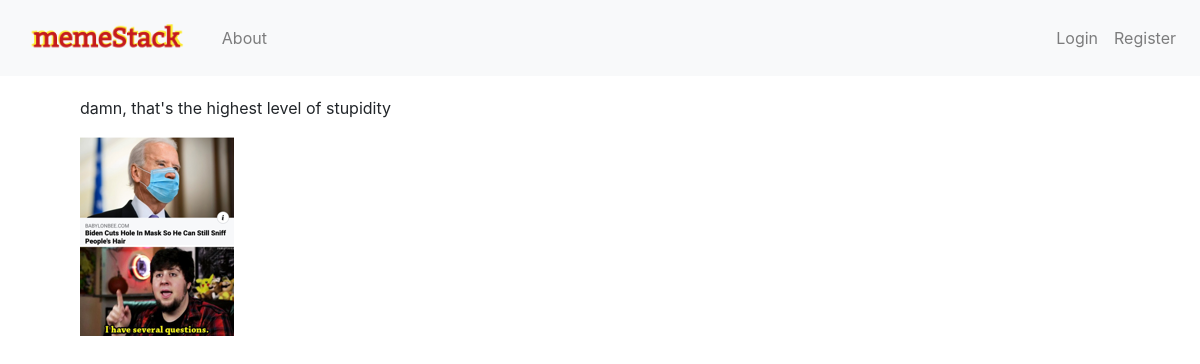
The page /16 on the database its author committed.
### mainproject/models.py (models this page shows, shortened)
class Meme(db.Model):
    users = db.relationship(User)
    id = db.Column(db.Integer,primary_key= True)
    user_id = db.Column(db.Integer, db.ForeignKey('users.id'),nullable = False)
    date = db.Column(db.DateTime,nullable=False, default = datetime.utcnow)
    meme_caption = db.Column(db.Text,nullable = False)
    meme_image = db.Column(db.String(128),nullable=False)

### mainproject/memes/views.py (the view)
@meme_post.route('/<int:meme_post_id>')
def meme(meme_post_id):
    each_meme = Meme.query.get_or_404(meme_post_id)
    return render_template('meme_show.html',post = each_meme)

### mainproject/templates/meme_show.html
{% extends "base.html" %} {% block content %}
<p>{{post.meme_caption}}</p>
<img src="{{url_for('static',filename= 'memes/'+post.meme_image)}}" alt=""> {% endblock %}

### rows shown on the page
Meme: meme_caption "damn, that's the highest level of stupidity", meme_image (picture)
